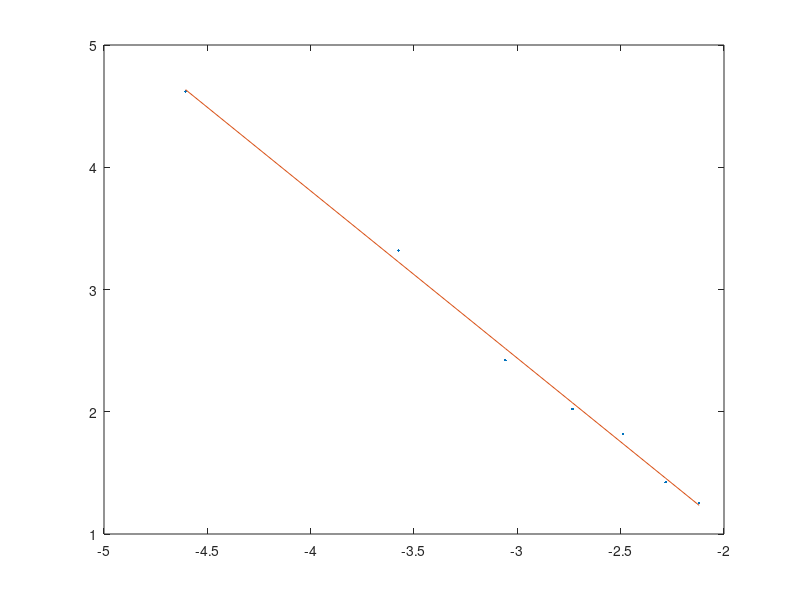

This chart was generated by the following MATLAB code:
%% HW 2
% Will Buziak
% Thermodynamics
% 2/9/2022
clc
clear all
%% initialize and sort
values = [0.010  101.33 
0.028  27.63 
0.047  11.26 
0.065  7.56 
0.083  6.17 
0.102  4.15 
0.120  3.51];

n=7;
volume = values(:,1);
pressure = values(:,2);
%% variable manipulation

y = log(pressure);
x = log(volume);
% a = log(A);

plot(x,y,'.')
hold on
p = polyfit(x,y,1);
p1 = polyval(p,x);
plot(x,p1)



